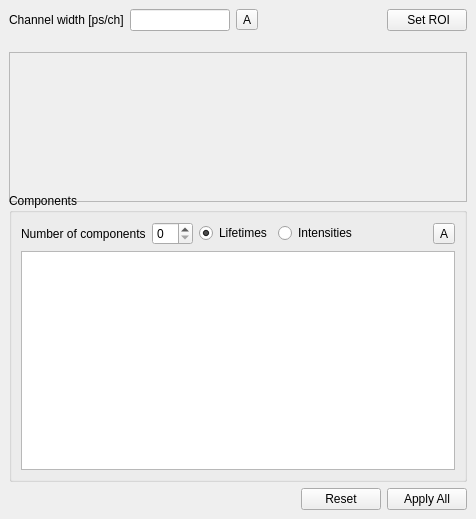
      <widget class="QWidget" name="parametersTab" >
       <property name="enabled" >
        <bool>true</bool>
       </property>
       <property name="geometry" >
        <rect>
         <x>0</x>
         <y>0</y>
         <width>476</width>
         <height>519</height>
        </rect>
       </property>
       <attribute name="title" >
        <string>Parameters</string>
       </attribute>
       <layout class="QVBoxLayout" >
        <property name="spacing" >
         <number>6</number>
        </property>
        <property name="margin" >
         <number>9</number>
        </property>
        <item>
         <layout class="QHBoxLayout" >
          <property name="spacing" >
           <number>6</number>
          </property>
          <property name="margin" >
           <number>0</number>
          </property>
          <item>
           <widget class="QLabel" name="label" >
            <property name="text" >
             <string>Channel width [ps/ch]</string>
            </property>
           </widget>
          </item>
          <item>
           <widget class="QLineEdit" name="LEpsperchannel" >
            <property name="maximumSize" >
             <size>
              <width>100</width>
              <height>16777215</height>
             </size>
            </property>
            <property name="toolTip" >
             <string>&lt;html>&lt;head>&lt;meta name="qrichtext" content="1" />&lt;style type="text/css">
p, li { white-space: pre-wrap; }
&lt;/style>&lt;/head>&lt;body style=" font-family:'MS Shell Dlg 2'; font-size:8.25pt; font-weight:400; font-style:normal; text-decoration:none;">
&lt;p style=" margin-top:0px; margin-bottom:0px; margin-left:0px; margin-right:0px; -qt-block-indent:0; text-indent:0px;">Picoseconds per Channel&lt;/p>&lt;/body>&lt;/html></string>
            </property>
            <property name="alignment" >
             <set>Qt::AlignRight</set>
            </property>
           </widget>
          </item>
          <item>
           <widget class="QToolButton" name="BTpsperchannel" >
            <property name="toolTip" >
             <string>&lt;html>&lt;head>&lt;meta name="qrichtext" content="1" />&lt;style type="text/css">
p, li { white-space: pre-wrap; }
&lt;/style>&lt;/head>&lt;body style=" font-family:'MS Shell Dlg 2'; font-size:8.25pt; font-weight:400; font-style:normal; text-decoration:none;">
&lt;p style=" margin-top:0px; margin-bottom:0px; margin-left:0px; margin-right:0px; -qt-block-indent:0; text-indent:0px; font-size:8pt;">Apply &lt;/p>
&lt;p style=" margin-top:0px; margin-bottom:0px; margin-left:0px; margin-right:0px; -qt-block-indent:0; text-indent:0px; font-size:8pt;">Applies this parameter to the selected spectra.&lt;/p>&lt;/body>&lt;/html></string>
            </property>
            <property name="text" >
             <string>A</string>
            </property>
            <property name="icon" >
             <iconset resource="PAScual.qrc" >
              <normaloff>:/Icons/Icons/mine/CRbutton_ok.png</normaloff>:/Icons/Icons/mine/CRbutton_ok.png</iconset>
            </property>
           </widget>
          </item>
          <item>
           <spacer>
            <property name="orientation" >
             <enum>Qt::Horizontal</enum>
            </property>
            <property name="sizeHint" stdset="0" >
             <size>
              <width>40</width>
              <height>20</height>
             </size>
            </property>
           </spacer>
          </item>
          <item>
           <widget class="QPushButton" name="roiPB" >
            <property name="text" >
             <string> Set ROI</string>
            </property>
           </widget>
          </item>
         </layout>
        </item>
        <item>
         <widget class="QFrame" name="FitparFrame" >
          <property name="sizePolicy" >
           <sizepolicy vsizetype="Maximum" hsizetype="Preferred" >
            <horstretch>0</horstretch>
            <verstretch>0</verstretch>
           </sizepolicy>
          </property>
          <property name="minimumSize" >
           <size>
            <width>450</width>
            <height>150</height>
           </size>
          </property>
          <property name="maximumSize" >
           <size>
            <width>16777215</width>
            <height>120</height>
           </size>
          </property>
          <property name="frameShape" >
           <enum>QFrame::StyledPanel</enum>
          </property>
          <property name="frameShadow" >
           <enum>QFrame::Raised</enum>
          </property>
         </widget>
        </item>
        <item>
         <widget class="QGroupBox" name="componentsGroupBox" >
          <property name="minimumSize" >
           <size>
            <width>450</width>
            <height>150</height>
           </size>
          </property>
          <property name="title" >
           <string>Components</string>
          </property>
          <layout class="QVBoxLayout" >
           <property name="spacing" >
            <number>6</number>
           </property>
           <property name="margin" >
            <number>9</number>
           </property>
           <item>
            <layout class="QHBoxLayout" >
             <property name="spacing" >
              <number>6</number>
             </property>
             <property name="margin" >
              <number>0</number>
             </property>
             <item>
              <widget class="QLabel" name="label_5" >
               <property name="text" >
                <string>Number of components</string>
               </property>
              </widget>
             </item>
             <item>
              <widget class="QSpinBox" name="SBoxNcomp" >
               <property name="minimum" >
                <number>0</number>
               </property>
               <property name="value" >
                <number>0</number>
               </property>
              </widget>
             </item>
             <item>
              <layout class="QHBoxLayout" >
               <property name="spacing" >
                <number>6</number>
               </property>
               <property name="margin" >
                <number>0</number>
               </property>
               <item>
                <widget class="QRadioButton" name="showtauRB" >
                 <property name="text" >
                  <string>Lifetimes</string>
                 </property>
                 <property name="checked" >
                  <bool>true</bool>
                 </property>
                </widget>
               </item>
               <item>
                <widget class="QRadioButton" name="showityRB" >
                 <property name="text" >
                  <string>Intensities</string>
                 </property>
                </widget>
               </item>
              </layout>
             </item>
             <item>
              <spacer>
               <property name="orientation" >
                <enum>Qt::Horizontal</enum>
               </property>
               <property name="sizeHint" stdset="0" >
                <size>
                 <width>40</width>
                 <height>20</height>
                </size>
               </property>
              </spacer>
             </item>
             <item>
              <widget class="QToolButton" name="applycompsBT" >
               <property name="text" >
                <string>A</string>
               </property>
               <property name="icon" >
                <iconset resource="PAScual.qrc" >
                 <normaloff>:/Icons/Icons/mine/CRbutton_ok.png</normaloff>:/Icons/Icons/mine/CRbutton_ok.png</iconset>
               </property>
              </widget>
             </item>
            </layout>
           </item>
           <item>
            <widget class="QTableView" name="compTable" />
           </item>
          </layout>
         </widget>
        </item>
        <item>
         <layout class="QHBoxLayout" >
          <property name="spacing" >
           <number>6</number>
          </property>
          <property name="margin" >
           <number>0</number>
          </property>
          <item>
           <spacer>
            <property name="orientation" >
             <enum>Qt::Horizontal</enum>
            </property>
            <property name="sizeHint" stdset="0" >
             <size>
              <width>40</width>
              <height>20</height>
             </size>
            </property>
           </spacer>
          </item>
          <item>
           <widget class="QPushButton" name="resetParametersPB" >
            <property name="text" >
             <string>Reset</string>
            </property>
           </widget>
          </item>
          <item>
           <widget class="QPushButton" name="applyAllParametersPB" >
            <property name="text" >
             <string>Apply All</string>
            </property>
            <property name="icon" >
             <iconset resource="PAScual.qrc" >
              <normaloff>:/Icons/Icons/mine/CRbutton_ok.png</normaloff>:/Icons/Icons/mine/CRbutton_ok.png</iconset>
            </property>
           </widget>
          </item>
         </layout>
        </item>
       </layout>
      </widget>
